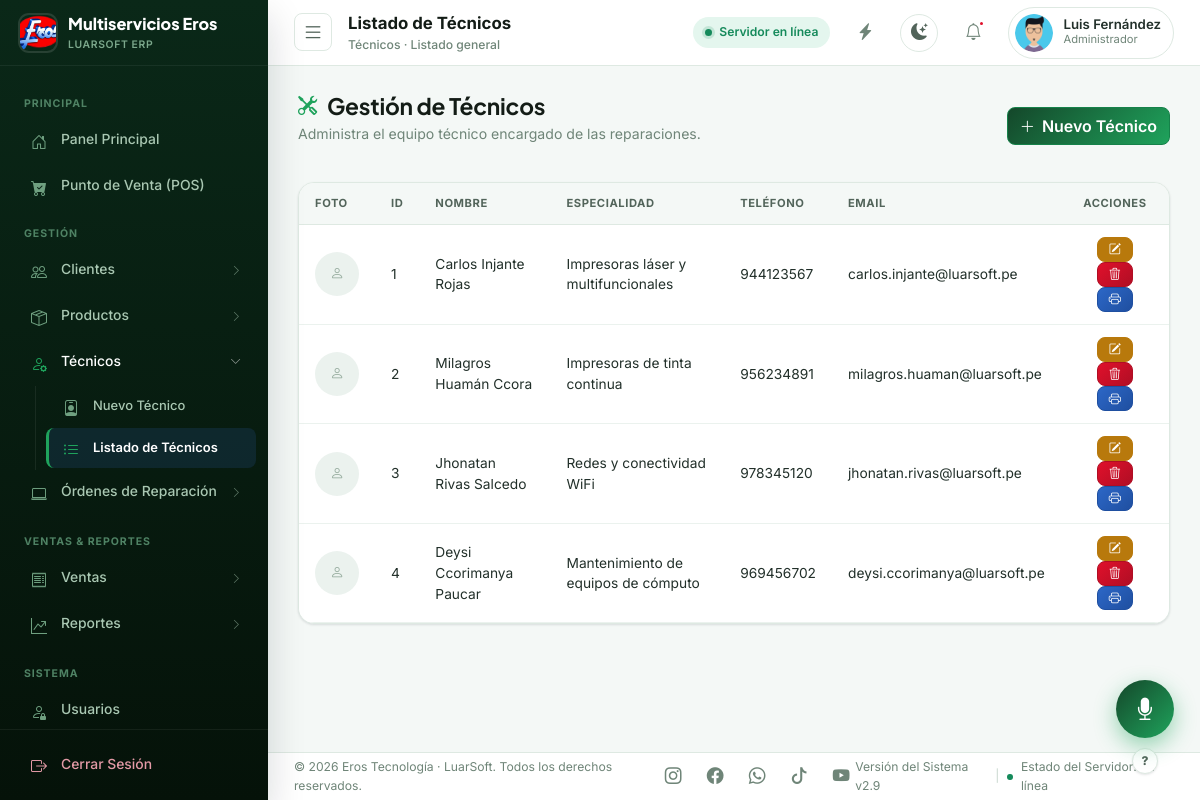
The page /modules/tecnicos/listado.php (signed in) on the database its author committed.
### tables this page shows
CREATE TABLE `usuarios` (
  `id_usuario` int(11) NOT NULL,
  `usuario` varchar(50) NOT NULL,
  `rol` varchar(20) NOT NULL DEFAULT 'Administrador',
  `permisos` text DEFAULT NULL,
  `foto` varchar(255) DEFAULT NULL,
  `contraseña` varchar(255) NOT NULL,
  `fecha_creacion` timestamp NOT NULL DEFAULT current_timestamp()
);

CREATE TABLE `tecnicos` (
  `id_tecnico` int(11) NOT NULL,
  `nombre` varchar(100) NOT NULL,
  `especialidad` varchar(100) DEFAULT NULL,
  `telefono` varchar(20) DEFAULT NULL,
  `email` varchar(100) DEFAULT NULL,
  `foto` varchar(255) DEFAULT NULL
);

### includes/funciones.php (called while the page is built, shortened)
<?php
function url(string $path = ''): string
{
    $base = rtrim(BASE_URL, '/');
    $path = ltrim($path, '/');
    $fullUrl = $base . '/' . $path;
    $slug = defined('TENANT_SLUG') ? TENANT_SLUG : ($_SESSION['tenant_slug'] ?? ($_SESSION['current_tenant_slug'] ?? 'eros'));
    return $fullUrl;
}
function h($valor): string
{
    return htmlspecialchars((string)($valor ?? ''), ENT_QUOTES, 'UTF-8');
}
function usuarioActual(): string
{
    return $_SESSION['usuario'] ?? 'Invitado';
}

### includes/permisos.php (called while the page is built, shortened)
<?php
function esAdministrador(): bool
{
    return ($_SESSION['rol'] ?? 'Administrador') === 'Administrador';
}
function tienePermiso(string $modulo): bool
{
    if (esAdministrador()) { return true; }
    $permisos = $_SESSION['permisos'] ?? [];
    return in_array($modulo, $permisos, true);
}

### modules/tecnicos/listado.php (the view, shortened to what this page needs)
<?php
require_once __DIR__ . '/../../includes/funciones.php';
require_once __DIR__ . '/../../includes/auth.php';
$resultado = mysqli_query($conexion, "SELECT * FROM tecnicos ORDER BY id_tecnico ASC");
$page_title = 'Listado de Técnicos';
$page_subtitle = 'Técnicos · Listado general';
include __DIR__ . '/../../includes/layout_top.php';
?>
<div class="page-heading d-flex justify-content-between align-items-center flex-wrap gap-2">
    <div>
        <h1><i class="bi bi-tools"></i> Gestión de Técnicos</h1>
        <p>Administra el equipo técnico encargado de las reparaciones.</p>
    </div>
    <a href="<?= url('modules/tecnicos/nuevo.php') ?>" class="btn btn-primary no-print"><i class="bi bi-plus-lg"></i> Nuevo Técnico</a>
</div>
<div class="table-erp-wrap">
    <div class="table-responsive">
        <table class="table table-hover align-middle mb-0">
            <thead>
                <tr><th class="no-print">Foto</th><th>ID</th><th>Nombre</th><th>Especialidad</th><th>Teléfono</th><th>Email</th><th class="no-print text-center">Acciones</th></tr>
            </thead>
            <tbody>
            <?php if ($resultado && mysqli_num_rows($resultado) > 0): ?>
                <?php while ($fila = mysqli_fetch_assoc($resultado)): ?>
                    <tr>
                        <td class="no-print">
                            <?php if (!empty($fila['foto'])): ?>
                                <img src="<?= url('uploads/tecnicos/' . $fila['foto']) ?>" alt="<?= h($fila['nombre']) ?>" style="width:44px; height:44px; object-fit:cover; border-radius:50%; border:1px solid var(--n-200);">
                            <?php else: ?>
                                <span style="width:44px; height:44px; display:inline-flex; align-items:center; justify-content:center; border-radius:50%; background:var(--n-100); color:var(--n-400);"><i class="bi bi-person"></i></span>
                            <?php endif; ?>
                        </td>
                        <td><?= h($fila['id_tecnico']) ?></td>
                        <td><?= h($fila['nombre']) ?></td>
                        <td><?= h($fila['especialidad']) ?></td>
                        <td><?= h($fila['telefono']) ?></td>
                        <td><?= h($fila['email']) ?></td>
                        <td class="no-print text-center">
                            <a href="<?= url('modules/tecnicos/editar.php?id=' . (int)$fila['id_tecnico']) ?>" class="btn btn-warning btn-sm"><i class="bi bi-pencil-square"></i></a>
                            <a href="<?= url('modules/tecnicos/eliminar.php?id=' . (int)$fila['id_tecnico']) ?>" class="btn btn-danger btn-sm" data-confirm-delete="¿Eliminar al técnico «<?= h($fila['nombre']) ?>»?"><i class="bi bi-trash3"></i></a>
                            <button type="button" class="btn btn-info btn-sm" title="Imprimir ficha de este técnico"
                                onclick="ERP.verDocumento('<?= url('modules/tecnicos/imprimir.php?id=' . (int)$fila['id_tecnico']) ?>', 'Ficha de <?= h($fila['nombre']) ?>', '<?= url('modules/tecnicos/listado.php') ?>')">
                                <i class="bi bi-printer"></i>
                            </button>
                        </td>
                    </tr>
                <?php endwhile; ?>
            <?php else: ?>
                <tr><td colspan="7" class="text-center text-muted py-4">No hay técnicos registrados.</td></tr>
            <?php endif; ?>
            </tbody>
        </table>
    </div>
</div>
<?php include __DIR__ . '/../../includes/layout_bottom.php'; ?>

### includes/header.php (shortened to what this page needs)
<?php
$page_title = $page_title ?? 'LuarSoft';
$page_subtitle = $page_subtitle ?? '';
$nombre_usuario = usuarioActual();
$inicial_usuario = strtoupper(substr($nombre_usuario, 0, 1));
$rol_usuario = $_SESSION['rol'] ?? 'Administrador';
$foto_usuario = null;
if (!empty($_SESSION['id_usuario']) && isset($conexion)) {
    $stmtFotoTopbar = mysqli_prepare($conexion, "SELECT foto FROM usuarios WHERE id_usuario = ? LIMIT 1");
    mysqli_stmt_bind_param($stmtFotoTopbar, "i", $_SESSION['id_usuario']);
    mysqli_stmt_execute($stmtFotoTopbar);
    $foto_usuario = mysqli_stmt_get_result($stmtFotoTopbar)->fetch_assoc()['foto'] ?? null;
}
?>
<header class="topbar">
    <div class="topbar-left">
        <button class="topbar-toggle" id="toggleSidebar" type="button" title="Mostrar/ocultar menú"><i class="bi bi-list icon-lg"></i></button>
        <div>
            <div class="topbar-title"><?= h($page_title) ?></div>
            <?php if ($page_subtitle): ?>
                <div class="topbar-breadcrumb"><?= h($page_subtitle) ?></div>
            <?php endif; ?>
        </div>
    </div>
    <div class="topbar-right">
        <div class="status-pill">
            <span class="status-dot"></span> <span class="status-pill-text">Servidor en línea</span>
        </div>
        <?php if (tienePermiso('pos')): ?>
        <button class="icon-btn" title="Accesos rápidos: Punto de Venta" onclick="window.location.href='<?= url('modules/ventas/pos.php') ?>'"><i class="bi bi-lightning-charge-fill"></i></button>
        <?php endif; ?>
        <button class="theme-toggle-btn" id="themeToggleBtn" type="button" title="Cambiar a modo oscuro">
            <i class="bi bi-moon-stars-fill"></i>
        </button>
        <button class="icon-btn" title="Notificaciones">
            <i class="bi bi-bell"></i><span class="badge-dot"></span>
        </button>
        <div class="user-chip" title="Sesión de <?= h($nombre_usuario) ?>">
            <?php if (!empty($foto_usuario)): ?>
                <img class="user-avatar" src="<?= url('uploads/usuarios/' . $foto_usuario) ?>" alt="<?= h($nombre_usuario) ?>" style="object-fit:cover;">
            <?php else: ?>
                <div class="user-avatar"><?= h($inicial_usuario) ?></div>
            <?php endif; ?>
            <div>
                <div class="user-name"><?= h($nombre_usuario) ?></div>
                <div class="user-role"><?= h($rol_usuario) ?></div>
            </div>
        </div>
    </div>
</header>

### rows shown on the page
usuarios: foto (picture)
tecnicos: id_tecnico "1", nombre "Carlos Injante Rojas", especialidad "Impresoras láser y multifuncionales", telefono "944123567", email "carlos.injante@luarsoft.pe"
tecnicos: id_tecnico "2", nombre "Milagros Huamán Ccora", especialidad "Impresoras de tinta continua", telefono "956234891", email "milagros.huaman@luarsoft.pe"
tecnicos: id_tecnico "3", nombre "Jhonatan Rivas Salcedo", especialidad "Redes y conectividad WiFi", telefono "978345120", email "jhonatan.rivas@luarsoft.pe"
tecnicos: id_tecnico "4", nombre "Deysi Ccorimanya Paucar", especialidad "Mantenimiento de equipos de cómputo", telefono "969456702", email "deysi.ccorimanya@luarsoft.pe"

### other values the page prints
defined('TENANT_NOMBRE') ? TENANT_NOMBRE : 'Multiservicios Eros' "Multiservicios Eros"
$bloque['titulo'] "PRINCIPAL"
$item['label'] "Panel Principal"
$item['label'] "Punto de Venta (POS)"
$bloque['titulo'] "GESTIÓN"
$item['label'] "Clientes"
$item['label'] "Productos"
$item['label'] "Técnicos"
$h['label'] "Nuevo Técnico"
$h['label'] "Listado de Técnicos"
$item['label'] "Órdenes de Reparación"
$bloque['titulo'] "VENTAS & REPORTES"
$item['label'] "Ventas"
$item['label'] "Reportes"
$bloque['titulo'] "SISTEMA"
